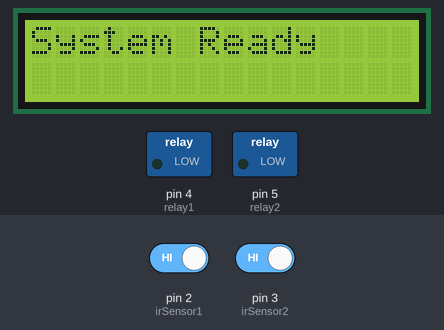
The sketch below on a simulated Arduino Uno, built with avr-gcc and run on an emulated ATmega328P. Parts: 16×2 character LCD, switched loads named in the sketch (green lamp = pin HIGH). Inputs (shaded band) come from the test bench; at power-on: pin 2 (irSensor1) HIGH, pin 3 (irSensor2) HIGH.

Above: at 0.1 s.
2.3 s: pin 2 (irSensor1) driven LOW and pin 3 (irSensor2) driven LOW
At 3.6 s:
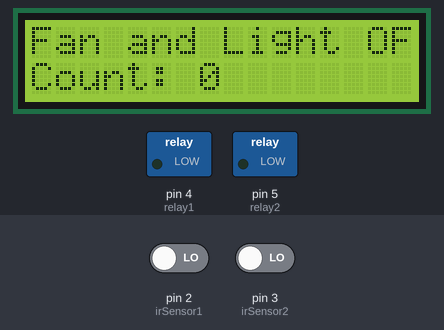
Timing chart, 0 to 5.3 s (numbered marks = the images above; inputs shaded):
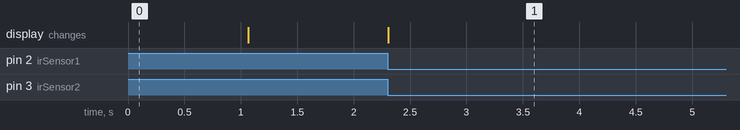

The sketch:

scas.ino
```cpp
#include <LiquidCrystal.h>

// Define LCD (RS, E, D4, D5, D6, D7)
LiquidCrystal lcd(7, 8, 9, 10, 11, 12);

// Define IR sensor and relay pins
const int irSensor1 = 2;  // First IR sensor (Entry)
const int irSensor2 = 3;  // Second IR sensor (Exit)
const int relay1 = 4;     // Relay for Fan
const int relay2 = 5;     // Relay for Light

int count = 0;
int lastDetected = 0;  // Stores the last sensor triggered

void setup() {
  lcd.begin(16, 2); // Initialize LCD
  lcd.print("System Ready"); // Initial message

  pinMode(irSensor1, INPUT);
  pinMode(irSensor2, INPUT);
  pinMode(relay1, OUTPUT);
  pinMode(relay2, OUTPUT);

  digitalWrite(relay1, LOW); // Initially OFF
  digitalWrite(relay2, LOW); // Initially OFF

  delay(1000);
  lcd.clear();
}

void loop() {
  int sensor1State = !digitalRead(irSensor2);
  int sensor2State = !digitalRead(irSensor1);

  // Condition to turn ON both relays (Sensor 1 first, then Sensor 2)
  if (sensor2State == HIGH && lastDetected == 1) {
    count++;  // Increment count
    if (count == 1) {
      digitalWrite(relay1, HIGH);
      digitalWrite(relay2, HIGH);
    }

    lcd.clear();
    lcd.setCursor(0, 0);
    lcd.print("Fan and Light ON");
    lcd.setCursor(0, 1);
    lcd.print("Count: ");
    lcd.print(count);
    delay(500);
    lastDetected = 0;
    sensor2State=0;
  }

  // Condition to turn OFF both relays (Sensor 2 first, then Sensor 1)
  if (sensor1State == HIGH && lastDetected == 2) {
    if (count > 0) {
      count--;  // Decrement count
    }

    if (count == 0) {
      digitalWrite(relay1, LOW);
      digitalWrite(relay2, LOW);
    }

    lcd.clear();
    lcd.setCursor(0, 0);
    lcd.print("Fan and Light OFF");
    lcd.setCursor(0, 1);
    lcd.print("Count: ");
    lcd.print(count);
    delay(500);
    lastDetected = 0;
    sensor1State=0;
  }

  // Update last detected sensor
  if (sensor1State == HIGH) {
    lastDetected = 1;
  }

  if (sensor2State == HIGH) {
    lastDetected = 2;
  }
}
```

Measured:
- after the input at 2.3 s, the display: changes at once (image 1)
